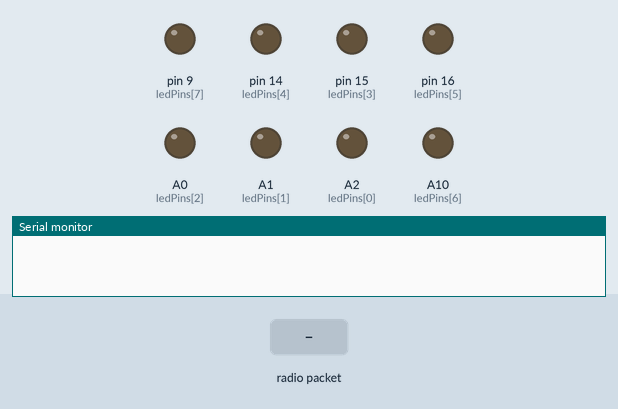
Simulated run of this sketch. Board: Arduino Mega 2560, built with avr-gcc and run on an emulated ATmega2560. Parts: output pins drawn as LEDs (lit = HIGH), the last lines printed to the serial monitor. Inputs (shaded band) come from the test bench. No radio packets arrive unless stated.

Above: at 1.2 s.
1.3 s: radio packet "1" arrives
At 2.5 s:
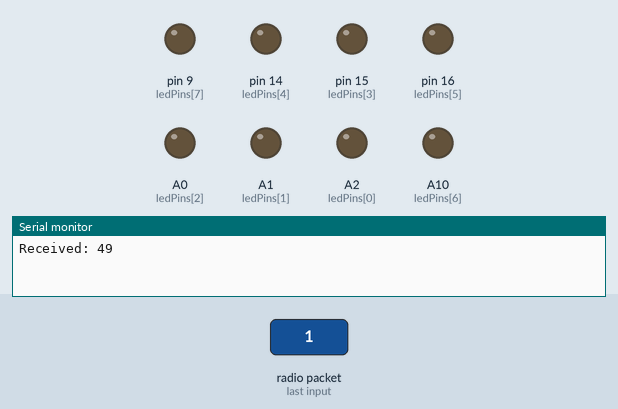
2.8 s: radio packet "0" arrives
At 3.7 s:
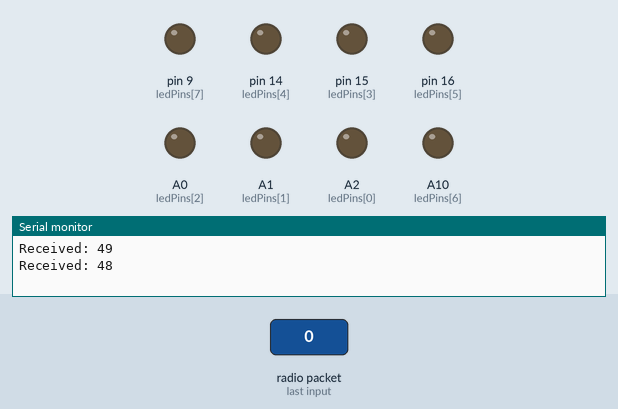
4.3 s: radio packet "2" arrives
At 4.8 s:
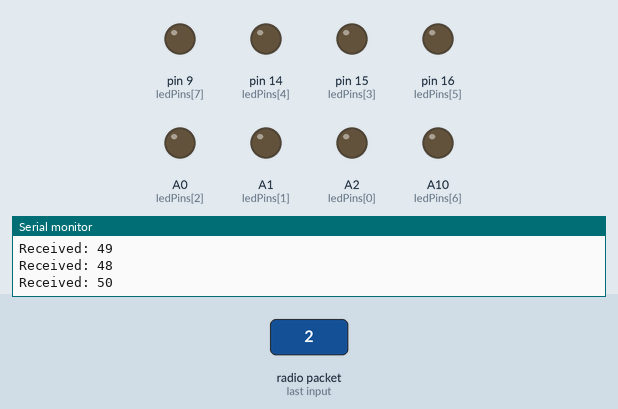
Timing chart, 0 to 7.3 s (numbered marks = the images above; inputs shaded):
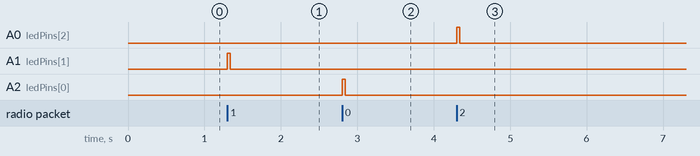

The sketch:

MachiRX2.ino
```cpp
#include <MIDIUSB.h>
#include <RH_ASK.h>
#include <SPI.h> // Not actually used but needed to compile

// tx/rx configuration
#define rxPin 2 // ATTiny, RX on D3 (pin 2 on attiny85)
#define txPin 0 // ATTiny, TX on D1 (pin 0 on attiny85)
#define txSpeed 1000

RH_ASK driver(txSpeed, rxPin, txPin, false);

// LEDピンの設定
const int ledPins[] = {A2, A1, A0, 15, 14, 16, A10, 9}; // 受信した番号に対応するLEDのピン
const int numLeds = sizeof(ledPins) / sizeof(ledPins[0]);

int beforestate=0;  //前のときにセンシングしたかどうか

void setup() {
  Serial.begin(9600); // For debugging
  if (!driver.init()) Serial.println("init failed");

  // LEDピンを出力として設定
  for (int i = 0; i < numLeds; i++) {
    pinMode(ledPins[i], OUTPUT);
  }
}

void loop() {
  uint8_t buf[RH_ASK_MAX_MESSAGE_LEN];
  uint8_t buflen = sizeof(buf);

  if (driver.recv(buf, &buflen) /*&& beforestate==0&& buflen == 1*/) { // 1バイトのデータを期待
    beforestate=1;
    uint8_t receivedValue = buf[0];

    // 受信した値をシリアル出力
    Serial.print("Received: ");
    Serial.println(receivedValue);

    // MIDIメッセージを送信
    if(receivedValue>=100){
    uint8_t note = 35 + receivedValue-100; // C1からのオフセットを計算
    if(note==37)note=40;
    if(note==38)note=43;

    if(note==39)note=38;
    if(note==40)note=45;
    if(note==41)note=48;

    if(note==42)note=48;
    if(note==43)note=52;
    if(note==44)note=55;

    //Serial.print("note: ");
    //Serial.println(note);
    digitalWrite(ledPins[receivedValue%8], HIGH);
    noteOn(0, note, 127); // ノートオン
    delay(40); // 一定時間待機
    noteOff(0, note, 0); // ノートオフ
    digitalWrite(ledPins[receivedValue%8], LOW);
    }

    else if(receivedValue<=100){
    uint8_t note = 36 + receivedValue; // C1からのオフセットを計算
    //Serial.print("note: ");
    //Serial.println(note);
    digitalWrite(ledPins[receivedValue%8], HIGH);
    noteOn(1, note, 127); // ノートオン
    delay(40); // 一定時間待機
    noteOff(1, note, 0); // ノートオフ
    digitalWrite(ledPins[receivedValue%8], LOW);
    }

    /*
    // 対応するLEDを点灯、存在しない場合は何もしない
    if (receivedValue < numLeds) {
      digitalWrite(ledPins[receivedValue], HIGH);
      delay(300); // 0.3秒間待機
      digitalWrite(ledPins[receivedValue], LOW);
      digitalWrite(ledPins[receivedValue], LOW);
    }
    */
  }else{beforestate=0;}
  /*
  else if(driver.recv(buf, &buflen)){ // 途中でデータ受信が途切れた場合
      Serial.println("Error: Incomplete data received.");
      digitalWrite(ledPins[1], HIGH);
      digitalWrite(ledPins[3], HIGH);
      delay(80); // 一定時間待機
      digitalWrite(ledPins[1], LOW);
      digitalWrite(ledPins[3], LOW);
      Serial.print("buflen: ");
    Serial.println(buflen);
    }
    */
}

void noteOn(uint8_t channel, uint8_t note, uint8_t velocity) {
  midiEventPacket_t noteOn = {0x09, 0x90 | channel, note, velocity};
  MidiUSB.sendMIDI(noteOn);
  MidiUSB.flush(); // 送信を確実に行う
}

void noteOff(uint8_t channel, uint8_t note, uint8_t velocity) {
  midiEventPacket_t noteOff = {0x08, 0x80 | channel, note, velocity};
  MidiUSB.sendMIDI(noteOff);
  MidiUSB.flush(); // 送信を確実に行う
}
```

Measured:
- after the input at 1.3 s, A1 (ledPins[1]): LOW → HIGH at once, → LOW 0.04 s later
- after the input at 2.8 s, A2 (ledPins[0]): LOW → HIGH at once, → LOW 0.04 s later
- after the input at 4.3 s, A0 (ledPins[2]): LOW → HIGH at once, → LOW 0.04 s later
